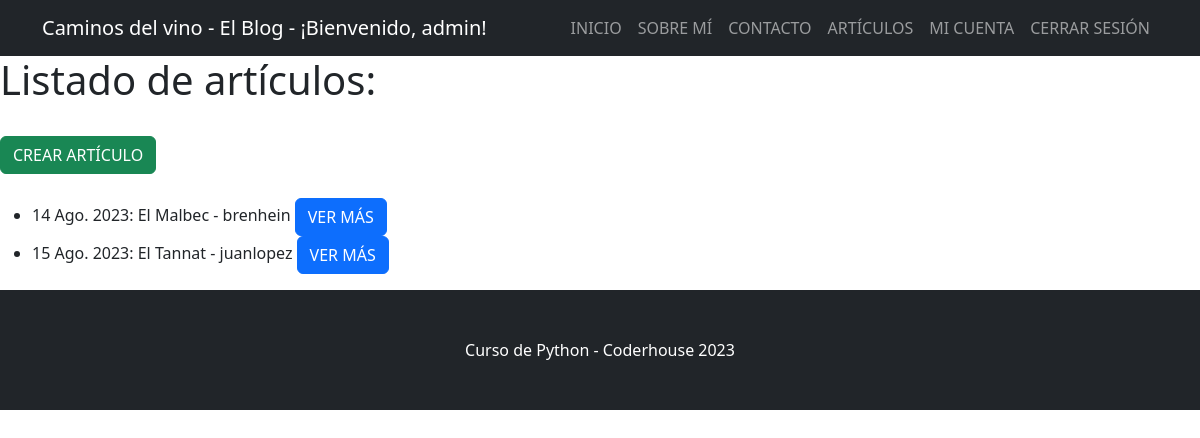
Page /articulos/entradas/ (signed in) on the committed database.
### blog/models.py (models this page shows, shortened)
class Articulo(models.Model):
    titulo = models.CharField(max_length=256)
    subtitulo = models.CharField(max_length=256)
    cuerpo = models.TextField(blank=True)
    autor = models.ForeignKey(User, on_delete=models.CASCADE, null=True)
    fecha = models.DateField(auto_now_add=True)
    imagen = models.ImageField(upload_to="entradas/", null="True", blank=True)

### blog/views.py (the view)
# urls.py: path("entradas/", ArticuloListView.as_view(), name="lista_articulos"),
class ArticuloListView(ListView):
    model = Articulo
    template_name = "blog/articulo_lista.html"

### blog/templates/blog/articulo_lista.html (shortened to what this page needs)
{% extends "base.html" %}
{% block contenido %}
<h1>Listado de artículos:</h1>
<br>
{% if user.is_authenticated %}
<a class="btn btn-success" href="{% url 'crear_articulo' %}" type="button">CREAR ARTÍCULO</a>
{% endif %}
<br><br>
<ul>
{% for articulo in object_list %}
    <li>
        {{ articulo.fecha }}: {{ articulo.titulo }} - {{ articulo.autor }}
        <a class="btn btn-primary" href="{% url 'ver_articulo' articulo.id %}" type="button">VER MÁS</a>
    </li>
{% endfor %}
</ul>
{% endblock %}

### templates/base.html (shortened to what this page needs)
{% load static %}
<!DOCTYPE html>
<html lang="en">
    <head>
        <link href="{% static 'css/styles.css' %}" rel="stylesheet" />
    </head>
    <body>
        <nav class="navbar navbar-expand-lg navbar-dark bg-dark">
            <div class="container">
                {% if user.is_authenticated %}
                <a class="navbar-brand">Caminos del vino - El Blog - ¡Bienvenido, {{ user.username }}!</a>
                {% else %}
                <a class="navbar-brand">Caminos del vino - El Blog </a>
                {% endif %}
                <div class="collapse navbar-collapse" id="navbarSupportedContent">
                    <ul class="navbar-nav ms-auto mb-2 mb-lg-0">
                        <li class="nav-item"><a class="nav-link" href="{% url 'inicio' %}">INICIO</a></li>
                        <li class="nav-item"><a class="nav-link" href="{% url 'sobre_mi' %}">SOBRE MÍ</a></li>
                        <li class="nav-item"><a class="nav-link" href="{% url 'enviar_consulta' %}">CONTACTO</a></li>
                        <li class="nav-item"><a class="nav-link" href="{% url 'lista_articulos' %}">ARTÍCULOS</a></li>
                        {% if user.is_authenticated %}
                        <li class="nav-item"><a class="nav-link" href="{% url 'mi_perfil' %}">MI CUENTA</a></li>
                        <li class="nav-item"><a class="nav-link" href="{% url 'logout' %}">CERRAR SESIÓN</a></li>
                        {% else %}
                        <li class="nav-item"><a class="nav-link" href="{% url 'registro' %}">REGISTRARSE</a></li>
                        <li class="nav-item"><a class="nav-link" href="{% url 'login' %}">INICIAR SESIÓN</a></li>
                        {% endif %}
                    </ul>
                </div>
            </div>
        </nav>
        {% block contenido %}
        {% endblock contenido %}
        <footer class="py-5 bg-dark">
            <div class="container"><p class="m-0 text-center text-white">Curso de Python - Coderhouse 2023</p></div>
        </footer>
    </body>
</html>

### rows in the picture
Articulo: fecha "14 Ago. 2023", titulo "El Malbec", autor "brenhein"
Articulo: fecha "15 Ago. 2023", titulo "El Tannat", autor "juanlopez"

### other values in the picture
{{ user.username }} "admin"
